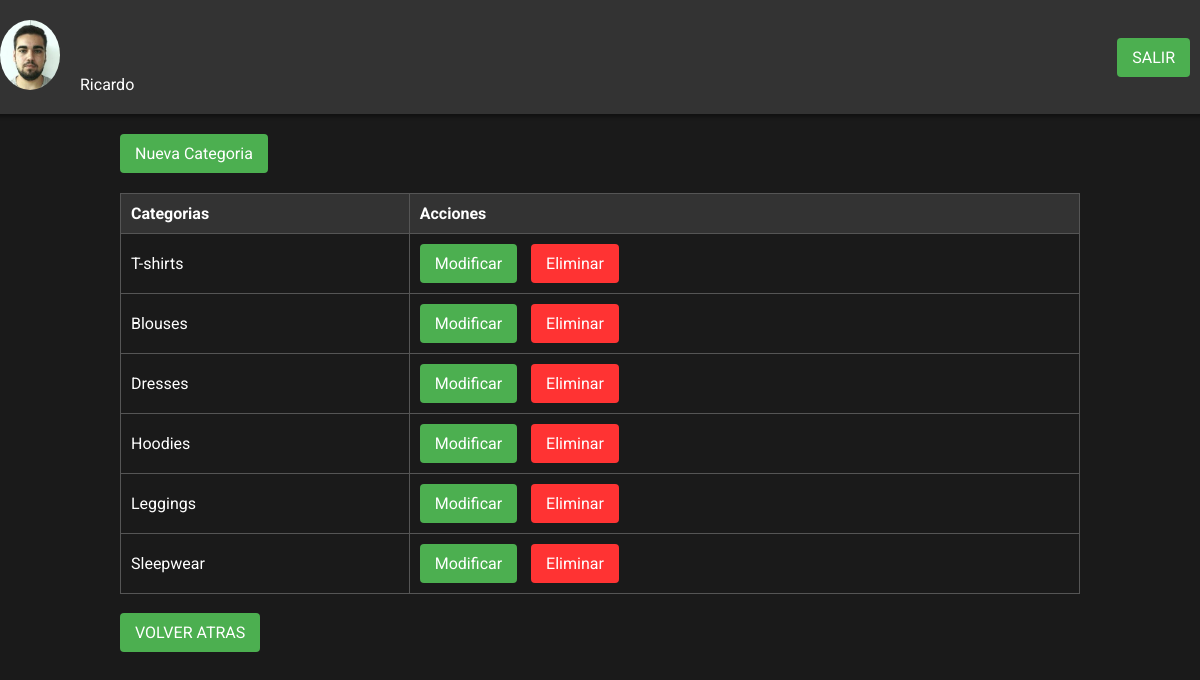
/PROYECTO/categorias.php (signed in), run on the app's committed database.
### tables this page shows
CREATE TABLE `usuarios` (
  `login` varchar(20) NOT NULL,
  `password` varchar(255) NOT NULL,
  `imagen` varchar(255) NOT NULL,
  `nombre` varchar(50) NOT NULL
);

CREATE TABLE `categorias` (
  `id` int(11) NOT NULL,
  `nombre` varchar(100) NOT NULL,
  `imagen` varchar(255) NOT NULL
);

### PROYECTO/categorias.php (the view, shortened to what this page needs)
<?php
include 'config.php';
try{
	$con = new PDO($dsn,$usuario,$contrasena);
} catch (PDOException $e){
}
?>
<!DOCTYPE html>
<html lang="es">
<head>
</head>
<body>
  <header>
    <div>
        <?php
        try{
            $sql="SELECT nombre, imagen from usuarios";
            $stmt=$con->prepare($sql);
            if	($stmt->execute()){
                while	($fila=$stmt->fetch()){
                    echo "<img src='".$fila['imagen']."' width='60px' height='70px' />";
                    echo $fila['nombre'];
                }
            }
            } catch (PDOException $e){
                die ("Error al mostrar datos");
            } catch (Exception $e){
                die ("Error de acceso");
            }
        ?>
    </div>
    <a href="salir.php">SALIR</a>
  </header>
  <section>
    <a href="nueva_cat.php">Nueva Categoria</a>
    <table>
      <thead>
        <tr>
          <th>Categorias</th>
          <th>Acciones</th>
        </tr>
      </thead>
      <tbody>
        <?php
          try {
            $sql="Select nombre, id from categorias";
            $stmt=$con->prepare($sql);
            if  ($stmt->execute()){
              while ($fila=$stmt->fetch()){
        ?>
                <tr>
                  <td><?=$fila['nombre']?></td>
                  <td>
                    <a href="modificar_cat.php?idcat=<?=$fila['id']?>" class="button">Modificar</a>
                    <a href="eliminar_cat.php?idcat=<?=$fila['id']?>" class="button button-red">Eliminar</a>
                  </td>
                </tr>
        <?php
              }
            }
            } catch (PDOException $e){
              echo $stmt->debugDumpParams();
              die("Error de conexión".$e->getMessage());
            }
        ?>
      </tbody>
    </table>
    <br>
    <a href="administrador.php">VOLVER ATRAS</a>
  </section>
</body>
</html>

### PROYECTO/categorias.php (style rules this page uses)
body { display: flex; flex-direction: column; align-items: center; justify-content: center; margin: 0; font-family: 'Roboto', sans-serif; background-color: #1a1a1a; color: #fff; }
header { display: flex; align-items: center; justify-content: space-between; width: 100%; padding: 20px; background-color: #333; box-shadow: 0 2px 5px rgba(0, 0, 0, 0.5); }
header img { border-radius: 50%; margin-right: 20px; }
a, .button { display: inline-block; margin-right: 10px; background-color: #4CAF50; color: white; padding: 10px 15px; text-decoration: none; border: none; border-radius: 4px; cursor: pointer; }
.button-red { background-color: #ff3333; }
section { width: 80%; margin-top: 20px; }
table { width: 100%; border-collapse: collapse; margin-top: 20px; }
th, td { border: 1px solid #555; padding: 10px; text-align: left; }
th { background-color: #333; color: #fff; }

### data on the page
usuarios: imagen (picture), nombre "Ricardo"
categorias: nombre "T-shirts"
categorias: nombre "Blouses"
categorias: nombre "Dresses"
categorias: nombre "Hoodies"
categorias: nombre "Leggings"
categorias: nombre "Sleepwear"
